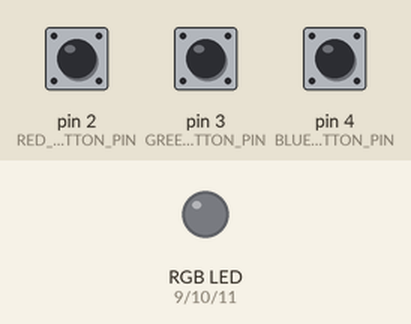
The sketch below on a simulated Arduino Uno, built with avr-gcc and run on an emulated ATmega328P. On the bench: an RGB LED mixed from three pins (HIGH = lit). The test bench sets the inputs (shaded band); at power-on: pin 2 (RED_BUTTON_PIN) LOW, pin 3 (GREEN_BUTTON_PIN) LOW, pin 4 (BLUE_BUTTON_PIN) LOW.

Above: at 1.2 s.
1.3 s: pin 2 (RED_BUTTON_PIN) pulled HIGH for 0.15 s
At 1.9 s:
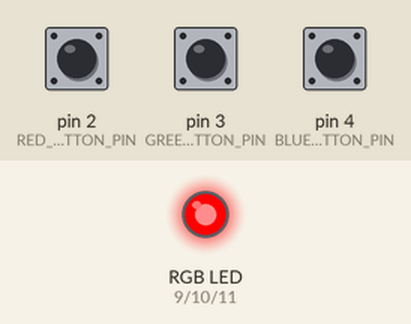
2.9 s: pin 3 (GREEN_BUTTON_PIN) pulled HIGH for 0.15 s
At 4.2 s:
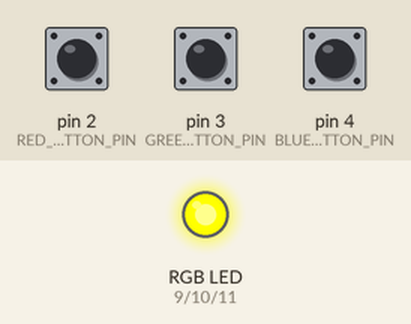
4.5 s: pin 4 (BLUE_BUTTON_PIN) pulled HIGH for 0.15 s
At 5.6 s:
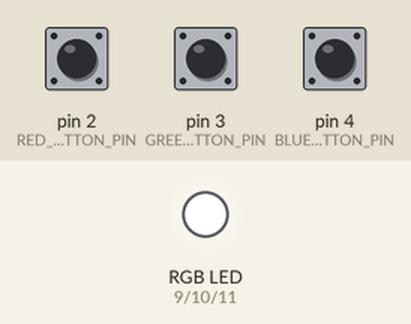
6.1 s: pin 2 (RED_BUTTON_PIN) pulled HIGH for 1 s
At 6.8 s:
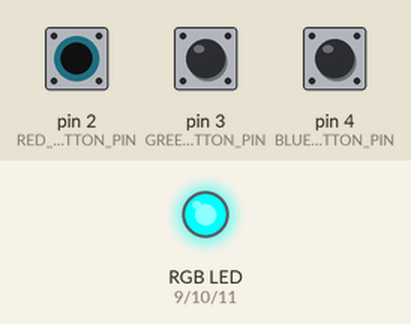
8.6 s: pin 3 (GREEN_BUTTON_PIN) pulled HIGH for 1 s
At 10.0 s:
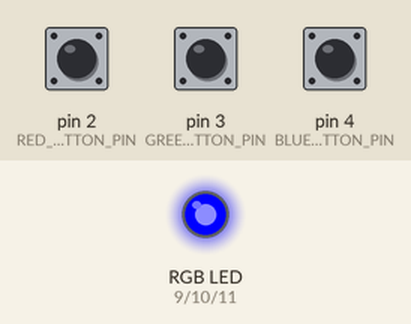
11.1 s: pin 2 (RED_BUTTON_PIN) pulled HIGH for 0.15 s
At 11.9 s:
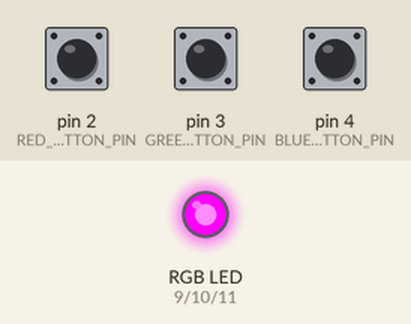
Timing chart, 0 to 13.7 s (numbered marks = the images above; inputs shaded):
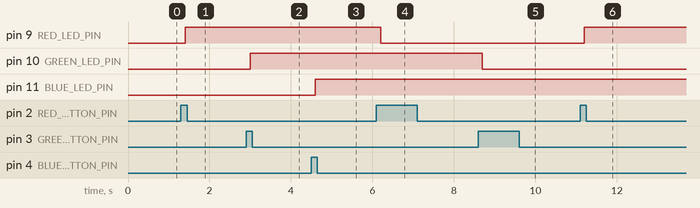

The sketch:

25H_RGB-LED_mit_Kippschalter.ino
```cpp
/**
 * In der Arduino IDE:
 *   - öffne den "Seriellen Monitor" (Symbol rechts oben)
 *   - Konfiguration des seriellen Monitors sollte wie folgt sein
 *     - "Kein Zeilenende"
 *     - "115200 Baud"
 *
 * Der "Reset"-Taster auf der Arduino-Platine startet das Programm neu.
 *
 * Schaltplan:
 *   .---------------------.
 *   | Arduino Uno         |
 *   | R4 Wifi          ___|
 *   |                 |5V_o------o--------o--------.
 *   |                 |_/ |      |        |        |
 *   |                     |     .-.      .-.      .-.
 *   |                     |     | |10k   | |10k   | |10K
 *   |                     |     | |      | |      | |
 *   |                     |     '-'      '-'      '-'
 *   |                   __|      |        |        | Blau
 *   |                  |4 o------|--------|--------o |
 *   |                  |_/|      |        |  Grün    |=|
 *   |                  |3 o------|--------o |      o |
 *   |                  |_/|      | Rot      |=|    |
 *   |                  |2 o------o |      o |      |
 *   |                  |_/|        |=|    |        |
 *   |                     |      o |      |        |
 *   |___   ___   ___   __ |GND   |        |        |
 *   |~11| |~10| |GND| |~9||------o--------o--------'
 *   '-o-----o-----o----o--'
 *     |     |     |    |
 *    .-.   .-.    |   .-.
 *    | |1k | |1k  |   | |1k
 *    | |   | |    |   | |
 *    '-'   '-'    |   '-'
 *     |     |     |    |
 *    Blau  Grün  GND  Rot
 *   .---------------------.
 *   |       RGB LED       |
 *   '---------------------'
 *
 * Die Beine der RGB-LED sind unterschiedlich lang. GND ist das längste.
 * Drei Taster mit drei verschieben Farben.
 */

const int RED_BUTTON_PIN = 2;
const int GREEN_BUTTON_PIN = 3;
const int BLUE_BUTTON_PIN = 4;

const int RED_LED_PIN = 9;
const int GREEN_LED_PIN = 10;
const int BLUE_LED_PIN = 11;

const int SERIAL_BAUD_RATE = 115200;

const int POLLING_TIME = 100;

const int BUTTON_RELEASED = 1;

int redState = LOW;
int greenState = LOW;
int blueState = LOW;

bool redReleased;
bool greenReleased;
bool blueReleased;

void setup() {
  Serial.begin(SERIAL_BAUD_RATE);

  pinMode(RED_BUTTON_PIN, INPUT);
  pinMode(GREEN_BUTTON_PIN, INPUT);
  pinMode(BLUE_BUTTON_PIN, INPUT);

  pinMode(RED_LED_PIN, OUTPUT);
  pinMode(GREEN_LED_PIN, OUTPUT);
  pinMode(BLUE_LED_PIN, OUTPUT);

  digitalWrite(RED_LED_PIN, redState);
  digitalWrite(GREEN_LED_PIN, greenState);
  digitalWrite(BLUE_LED_PIN, blueState);

  redReleased = isButtonReleased(RED_BUTTON_PIN);
  greenReleased = isButtonReleased(GREEN_BUTTON_PIN);
  blueReleased = isButtonReleased(BLUE_BUTTON_PIN);
}

void loop() {
  bool redUnchanged = true;
  bool greenUnchanged = true;
  bool blueUnchanged = true;
  while (redUnchanged && greenUnchanged && blueUnchanged) {
    redUnchanged = isButtonReleased(RED_BUTTON_PIN) == redReleased;
    greenUnchanged = isButtonReleased(GREEN_BUTTON_PIN) == greenReleased;
    blueUnchanged = isButtonReleased(BLUE_BUTTON_PIN) == blueReleased;
    delay(POLLING_TIME);
  }

  if (!redUnchanged) {
    redReleased = !redReleased;
    if (redReleased) redState = toggleLED(RED_LED_PIN, redState);
  }

  if (!greenUnchanged) {
    greenReleased = !greenReleased;
    if (greenReleased) greenState = toggleLED(GREEN_LED_PIN, greenState);
  }

  if (!blueUnchanged) {
    blueReleased = !blueReleased;
    if (blueReleased) blueState = toggleLED(BLUE_LED_PIN, blueState);
  }
}

bool isButtonReleased(int buttonPin) {
  return digitalRead(buttonPin) == BUTTON_RELEASED;
}

bool toggleLED(int ledPin, bool state) {
  digitalWrite(ledPin, !state);
  return !state;
}
```

Measured:
- after the input at 1.3 s, pin 9 (RED_LED_PIN): LOW → HIGH after 0.10 s
- after the input at 2.9 s, pin 10 (GREEN_LED_PIN): LOW → HIGH after 0.10 s
- after the input at 4.5 s, pin 11 (BLUE_LED_PIN): LOW → HIGH after 0.10 s
- after the input at 6.1 s, pin 9 (RED_LED_PIN): HIGH → LOW after 0.10 s
- after the input at 8.6 s, pin 10 (GREEN_LED_PIN): HIGH → LOW after 0.10 s
- after the input at 11.1 s, pin 9 (RED_LED_PIN): LOW → HIGH after 0.10 s
